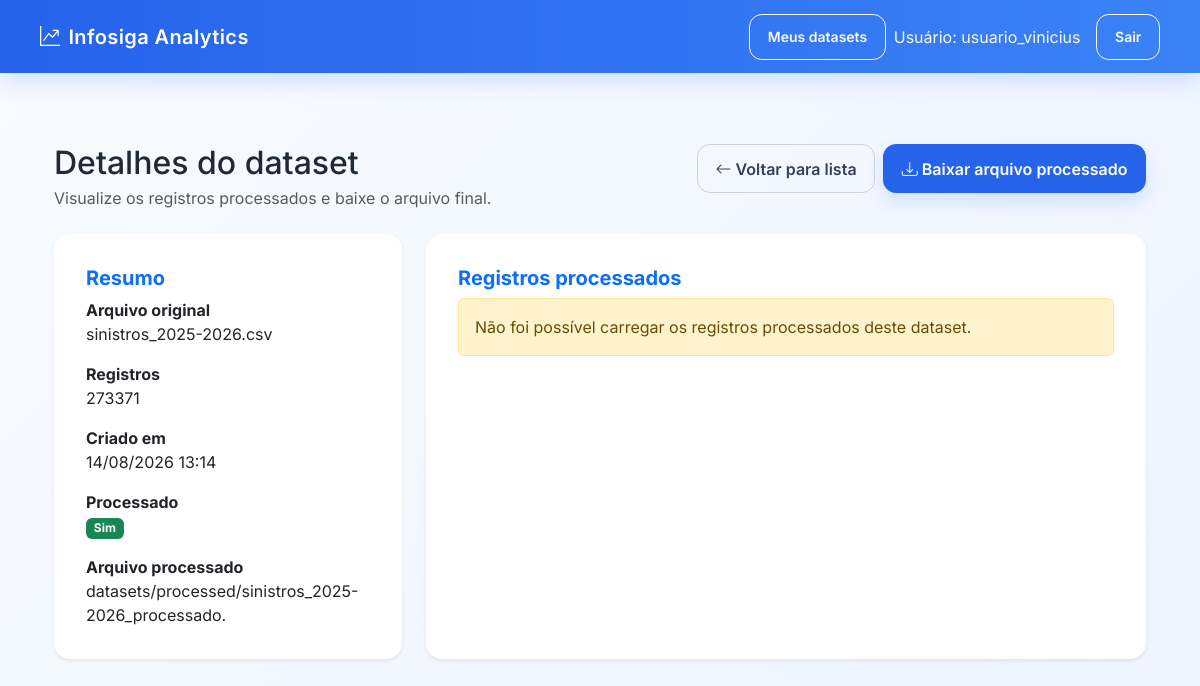
The page /datasets/23/ (signed in) on the database its author committed.
### analytics/models.py (models this page shows, shortened)
class Dataset(models.Model):
    usuario = models.ForeignKey(
        settings.AUTH_USER_MODEL,
        on_delete=models.CASCADE,
        related_name="datasets",
    )
    nome_original = models.CharField(
        max_length=255
    )
    arquivo = models.FileField(
        upload_to="datasets/"
    )
    quantidade_registros = models.PositiveIntegerField(
        default=0
    )
    criado_em = models.DateTimeField(
        auto_now_add=True
    )
    atualizado_em = models.DateTimeField(
        auto_now=True
    )
    resultado_processado = models.FileField(
        upload_to="datasets/processed/",
        null=True,
        blank=True,
    )

### analytics/views/datasets.py (the view)
# urls.py: path("datasets/<int:dataset_id>/", dataset_detail, name="dataset_detail"),
@login_required
def dataset_detail(request, dataset_id):
    dataset = DatasetService.get_for_user(
        dataset_id,
        request.user,
    )
    if not dataset:
        raise Http404("Dataset não encontrado.")
    page_obj = None
    audits_by_record = {}
    records_json = []
    dataset_columns = [
        "id_registro",
        "logradouro",
        "logradouro_limpo",
        "numero_logradouro",
        "logradouro_sugerido",
        "logradouro_canonico",
        "correcao_manual_aplicada",
    ]
    internal_only_columns = ["logradouro_limpo"]
    if dataset.resultado_processado:
        try:
            dataframe = DatasetService.load_processed_dataframe(
                dataset
            )
            dataframe = dataframe[
                dataset_columns
            ].fillna("")
            records = dataframe.to_dict("records")
            paginator = Paginator(
                records,
                50,
            )
            page_number = request.GET.get(
                "page",
                1,
            )
            page_obj = paginator.get_page(
                page_number
            )
            ids_registros = [
                str(record["id_registro"])
                for record in page_obj.object_list
            ]
            audits = (
                DatasetRecordAudit.objects
                .filter(
                    dataset=dataset,
                    id_registro__in=ids_registros,
                )
                .select_related("usuario")
                .order_by("-created_at")
            )
            for audit in audits:
                key = str(
                    audit.id_registro
                )
                audits_by_record.setdefault(
                    key,
                    []
                ).append({
                    "id": audit.id,
                    "field_name": audit.field_name,
                    "previous_value": audit.previous_value,
                    "new_value": audit.new_value,
                    "usuario": str(audit.usuario),
                    "note": audit.note or "",
                    "created_at": audit.created_at.strftime(
                        "%d/%m/%Y %H:%M"
                    ),
                })
            for record in page_obj.object_list:
                record["audits"] = (
                    audits_by_record.get(
                        str(record["id_registro"]),
                        []
                    )
                )
                records_json.append({
                    "id_registro": str(
                        record["id_registro"]
                    ),
                    "logradouro": str(
                        record.get(
                            "logradouro",
                            ""
                        )
                    ),
                    "logradouro_limpo": str(
                        record.get(
                            "logradouro_limpo",
                            ""
                        )
                    ),
                    "numero_logradouro": (
                        None
                        if record.get(
                            "numero_logradouro"
                        ) == ""
                        else record.get(
                            "numero_logradouro"
                        )
                    ),
                    "logradouro_sugerido": str(
                        record.get(
                            "logradouro_sugerido",
                            ""
                        )
                    ),
                    "logradouro_canonico": str(
                        record.get(
                            "logradouro_canonico",
                            ""
                        )
                    ),
                    "correcao_manual_aplicada": bool(
                        record.get(
                            "correcao_manual_aplicada",
                            False
                        )
                    ),
                    "audits": record["audits"],
                })
        except Exception:
            messages.error(
                request,
                "Não foi possível carregar o resultado processado deste dataset."
            )
    return render(
        request,
        "analytics/datasets/detail.html",
        {
            "dataset": dataset,
            "page_obj": page_obj,
            "dataset_columns": dataset_columns,
            "audits_by_record": audits_by_record,
            "records_json": records_json,
        },
    )

### analytics/templates/analytics/datasets/detail.html (shortened to what this page needs)
{% extends "analytics/base.html" %}
{% load static %}
{% block content %}
<div class="container py-4">
    <div class="d-flex justify-content-between align-items-start mb-4 gap-3 flex-column flex-md-row">
        <div>
            <h2 class="mb-1">Detalhes do dataset</h2>
            <p class="text-muted mb-0">Visualize os registros processados e baixe o arquivo final.</p>
        </div>
        <div class="d-flex gap-2 flex-wrap">
            <a href="{% url 'dataset_list' %}" class="btn btn-outline-secondary">
                <i class="bi bi-arrow-left"></i> Voltar para lista
            </a>
            {% if dataset.resultado_processado %}
            <a href="{% url 'dataset_download' dataset.id %}" class="btn btn-primary">
                <i class="bi bi-download"></i> Baixar arquivo processado
            </a>
            {% endif %}
        </div>
    </div>
    <div class="row g-4 mb-4">
        <div class="col-lg-4">
            <div class="card shadow-sm border-0 h-100">
                <div class="card-body">
                    <h5 class="card-title text-primary">Resumo</h5>
                    <div class="mb-3">
                        <strong>Arquivo original</strong>
                        <div>{{ dataset.nome_original }}</div>
                    </div>
                    <div class="mb-3">
                        <strong>Registros</strong>
                        <div>{{ dataset.quantidade_registros }}</div>
                    </div>
                    <div class="mb-3">
                        <strong>Criado em</strong>
                        <div>{{ dataset.criado_em|date:"d/m/Y H:i" }}</div>
                    </div>
                    <div class="mb-3">
                        <strong>Processado</strong>
                        <div>
                            {% if dataset.resultado_processado %}
                            <span class="badge bg-success">Sim</span>
                            {% else %}
                            <span class="badge bg-secondary">Não</span>
                            {% endif %}
                        </div>
                    </div>
                    {% if dataset.resultado_processado %}
                    <div>
                        <strong>Arquivo processado</strong>
                        <div>{{ dataset.resultado_processado.name|slice:":50" }}</div>
                    </div>
                    {% endif %}
                </div>
            </div>
        </div>
        <div class="col-lg-8">
            <div class="card shadow-sm border-0 h-100">
                <div class="card-body">
                    <h5 class="card-title text-primary">Registros processados</h5>
                    {% if dataset.resultado_processado and page_obj %}
                    <div class="table-responsive">
                        <table class="table table-sm table-striped align-middle mb-0">
                            <thead class="table-light">
                                <tr>
                                    <th>Logradouro original</th>
                                    <th>Número</th>
                                    <th>Logradouro sugerido</th>
                                    <th>Logradouro canônico</th>
                                    <th>Correção manual</th>
                                    <th>Auditoria</th>
                                    <th>Ação</th>
                                </tr>
                            </thead>
                            <tbody>
                                {% for row in page_obj.object_list %}
                                <tr data-id-registro="{{ row.id_registro }}">
                                    <td>
                                        <span class="fw-semibold">
                                            {{ row.logradouro }}
                                        </span>
                                    </td>
                                    <td>
                                        {{ row.numero_logradouro|default:"-" }}
                                    </td>
                                    <td>
                                        {{ row.logradouro_sugerido|default:"-" }}
                                    </td>
                                    <td>
                                        {{ row.logradouro_canonico|default:"-" }}
                                    </td>
                                    <td>
                                        {% if row.correcao_manual_aplicada %}
                                        <span class="badge bg-success">
                                            Sim
                                        </span>
                                        {% else %}
                                        <span class="text-muted">
                                            Não
                                        </span>
                                        {% endif %}
                                    </td>
                                    <td>
                                        {% if row.audits %}
                                        <small>
                                            {{ row.audits.0.created_at }}
                                        </small>
                                        <br>
                                        <small class="text-muted">
                                            {{ row.audits.0.usuario }}
                                        </small>
                                        {% else %}
                                        <span class="text-muted">
                                            Nunca alterado
                                        </span>
                                        {% endif %}
                                    </td>
                                    <td>
                                        <button type="button" class="btn btn-sm btn-outline-primary btn-edit-record"
                                            data-id-registro="{{ row.id_registro }}">
                                            <i class="bi bi-pencil"></i>
                                            Editar
                                        </button>
                                    </td>
                                </tr>
                                {% endfor %}
                            </tbody>
                        </table>
                    </div>
                    {% if page_obj.has_other_pages %}
                    <nav class="mt-4" aria-label="Paginação de registros">
                        <ul class="pagination justify-content-center mb-0">
                            {% if page_obj.has_previous %}
                            <li class="page-item">
                                <a class="page-link" href="?page={{ page_obj.previous_page_number }}">Anterior</a>
                            </li>
                            {% else %}
                            <li class="page-item disabled"><span class="page-link">Anterior</span></li>
                            {% endif %}
                            {% for num in page_obj.paginator.page_range %}
                            {% if num == page_obj.number %}
                            <li class="page-item active"><span class="page-link">{{ num }}</span></li>
                            {% elif num >= page_obj.number|add:-2 and num <= page_obj.number|add:2 %} <li
                                class="page-item"><a class="page-link" href="?page={{ num }}">{{ num }}</a></li>
                                {% elif num == 1 or num == page_obj.paginator.num_pages %}
                                <li class="page-item"><a class="page-link" href="?page={{ num }}">{{ num }}</a></li>
                                {% elif num == page_obj.number|add:-3 or num == page_obj.number|add:3 %}
                                <li class="page-item disabled"><span class="page-link">…</span></li>
                                {% endif %}
                                {% endfor %}
                                {% if page_obj.has_next %}
                                <li class="page-item">
                                    <a class="page-link" href="?page={{ page_obj.next_page_number }}">Próximo</a>
                                </li>
                                {% else %}
                                <li class="page-item disabled"><span class="page-link">Próximo</span></li>
                                {% endif %}
                        </ul>
                    </nav>
                    {% endif %}
                    {% elif dataset.resultado_processado %}
                    <div class="alert alert-warning mb-0">
                        Não foi possível carregar os registros processados deste dataset.
                    </div>
                    {% else %}
                    <div class="alert alert-info mb-0">
                        Este dataset ainda não possui um arquivo processado.
                    </div>
                    {% endif %}
                </div>
            </div>
        </div>
    </div>
</div>
{% endblock %}

### analytics/templates/analytics/base.html (shortened to what this page needs)
{% load static %}
<!DOCTYPE html>
<html lang="pt-br">
<head>
    <link href="https://cdn.jsdelivr.net/npm/bootstrap@5.3.7/dist/css/bootstrap.min.css" rel="stylesheet">
    <link rel="stylesheet" href="https://cdn.jsdelivr.net/npm/bootstrap-icons@1.11.3/font/bootstrap-icons.css">
    <link rel="stylesheet" href="{% static 'analytics/css/home.css' %}">
</head>
<body>
    <nav class="navbar navbar-dark fixed-top">
        <div class="container-fluid px-4">
            <a class="navbar-brand mb-0 h1 d-flex align-items-center gap-2" href="{% url 'home' %}">
                <i class="bi bi-graph-up-arrow"></i>
                <span>Infosiga Analytics</span>
            </a>
            <div class="d-flex align-items-center gap-2">
                {% if user.is_authenticated %}
                    <a class="btn btn-outline-light btn-sm" href="{% url 'dataset_list' %}">Meus datasets</a>
                    <span class="navbar-text text-light me-2">Usuário: {{ user.username }}</span>
                    <a class="btn btn-outline-light btn-sm" href="{% url 'logout' %}">Sair</a>
                {% else %}
                    <a class="btn btn-outline-light btn-sm" href="{% url 'login' %}">Entrar</a>
                    <a class="btn btn-light btn-sm" href="{% url 'register' %}">Criar conta</a>
                {% endif %}
            </div>
        </div>
    </nav>
    <main class="pt-5 mt-5">
        <div class="container py-4">
            {% block content %}{% endblock %}
        </div>
    </main>
</body>
</html>

### rows shown on the page
Dataset: nome_original "sinistros_2025-2026.csv", quantidade_registros "273371", criado_em "14/08/2026 13:14", resultado_processado.name "datasets/processed/sinistros_2025-2026_processado."

### other values the page prints
{{ user.username }} "usuario_vinicius"
